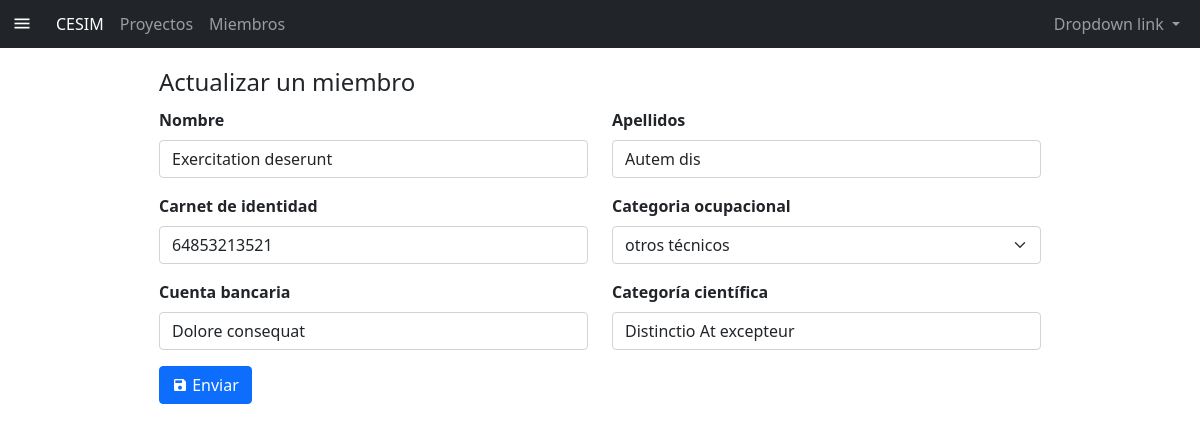
The app's page /member/update/1/ with its own data.
### core/models.py (models this page shows, shortened)
class Miembro(models.Model):
    proyecto = models.ManyToManyField(Proyecto, verbose_name='Proyecto asociado', through='RecursosHumanos', )
    nombre = models.CharField(max_length=100, verbose_name='Nombre')
    apellidos = models.CharField(max_length=100, verbose_name='Apellidos')
    ci = models.CharField(max_length=11, verbose_name='Carnet de identidad', validators=[MinLengthValidator(11)])
    categoria_ocupacional = models.CharField(max_length=100, verbose_name='Categoría ocupacional', choices=(
        ('C', 'cuadro'),
        ('TI', 'técnico de investigación'),
        ('OT', 'otros técnicos'),
        ('O', 'obreros'),
        ('S', 'servicios'),
    ))
    categoria_cientifica = models.CharField(max_length=100, verbose_name='Categoría científica', null=True, blank=True)
    cuenta_bancaria = models.CharField(max_length=16, verbose_name='Cuenta bancaria')

### core/views/member/views.py (the view)
# urls.py: path('member/update/<int:pk>/', MemberUpdate.as_view(), name='member-update'),
class MemberUpdate(generic.UpdateView):
    model = Miembro
    template_name = 'member/form_basic_member.html'
    success_url = reverse_lazy('member-list')
    form_class = MemberForm
    def get_context_data(self, **kwargs):
        context = super(MemberUpdate, self).get_context_data()
        context['title'] = 'Actualizar un miembro'
        return context

### core/forms.py
class MemberForm(ModelForm):
    def __init__(self, *args, **kwargs):
        super().__init__(*args, **kwargs)
        self.fields['nombre'].widget.attrs['placeholder'] = 'Escriba el/los nombre(s)'
        self.fields['apellidos'].widget.attrs['placeholder'] = 'Escriba los apellidos'
        self.fields['ci'].widget.attrs['placeholder'] = 'Escriba el número del carnet'
        self.fields['categoria_cientifica'].widget.attrs['placeholder'] = 'Categoría científica (opcional)'
        self.fields['cuenta_bancaria'].widget.attrs['placeholder'] = 'Número de cuenta bancaria'
        self.fields['categoria_ocupacional'] = forms.ChoiceField(choices=(
            ('', 'Seleccione una opción'),
            ('C', 'cuadro'),
            ('TI', 'técnico de investigación'),
            ('OT', 'otros técnicos'),
            ('O', 'obreros'),
            ('S', 'servicios'),
        ))
    class Meta:
        model = Miembro
        fields = '__all__'
        exclude = ('proyecto',)
        widgets = {
        }

### core/templates/member/form_basic_member.html (shortened to what this page needs)
{% extends 'body.html' %}
{% load static widget_tweaks %}
{% block content %}
    <form class="w-75 mx-auto pt-3" method="post">
        <legend>{{ title }}</legend>
        <div class="row">
            <div class="col-12 col-sm-6">
                <div class="mb-3">
                    <label for="id_nombre" class="form-label fw-semibold">{{ form.nombre.label }}</label>
                    {{ form.nombre|add_class:'form-control' }}
                </div>
                <div class="mb-3">
                    <label for="id_ci" class="form-label fw-semibold">{{ form.ci.label }}</label>
                    {{ form.ci|add_class:'form-control' }}
                </div>
                <div class="mb-3">
                    <label for="id_cuenta_bancaria"
                           class="form-label fw-semibold">{{ form.cuenta_bancaria.label }}</label>
                    {{ form.cuenta_bancaria|add_class:'form-control' }}
                </div>
            </div>
            <div class="col-12 col-sm-6">
                <div class="mb-3">
                    <label for="id_apellidos" class="form-label fw-semibold">{{ form.apellidos.label }}</label>
                    {{ form.apellidos|add_class:'form-control' }}
                </div>
                <div class="mb-3">
                    <label for="id_categoria_ocupacional"
                           class="form-label fw-semibold">{{ form.categoria_ocupacional.label }}</label>
                    {{ form.categoria_ocupacional|add_class:'form-select' }}
                </div>
                <div class="mb-3">
                    <label for="id_categoria_cientifica"
                           class="form-label fw-semibold">{{ form.categoria_cientifica.label }}</label>
                    {{ form.categoria_cientifica|add_class:'form-control' }}
                </div>
            </div>
        </div>
        <button type="submit" class="btn btn-primary"><i class="mdi mdi-content-save"></i> Enviar</button>
    </form>
{% endblock %}

### static/css/custom_styles.css (style rules this page uses)
body { min-height: 100vh; min-height: -webkit-fill-available; }
html { height: -webkit-fill-available; }
.fw-semibold { font-weight: 600; }

### records on screen
Miembro: nombre "Exercitation deserunt", ci "64853213521", cuenta_bancaria "Dolore consequat", apellidos "Autem dis", categoria_ocupacional "otros técnicos", categoria_cientifica "Distinctio At excepteur"

### other values on screen
{{ title }} "Actualizar un miembro"
